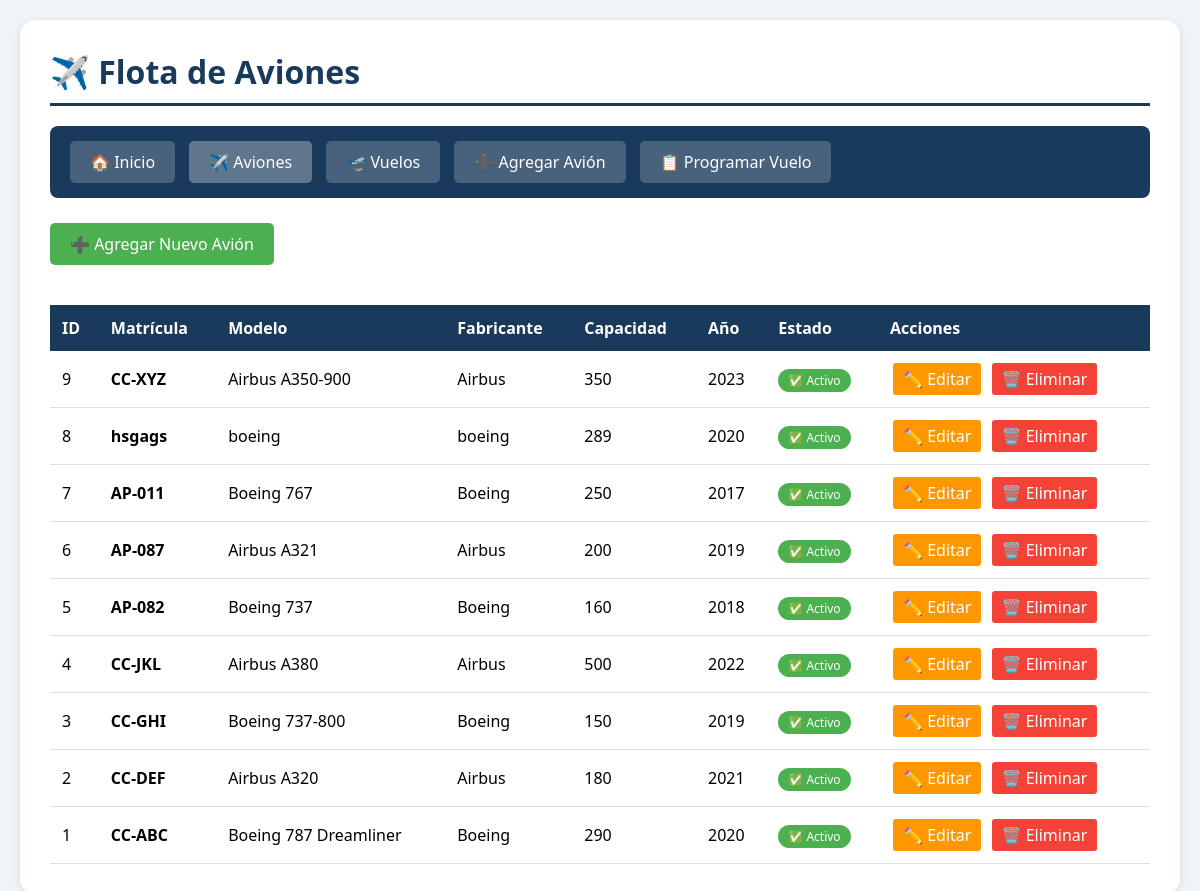
The page /aviones_list.php on the database as committed earlier.
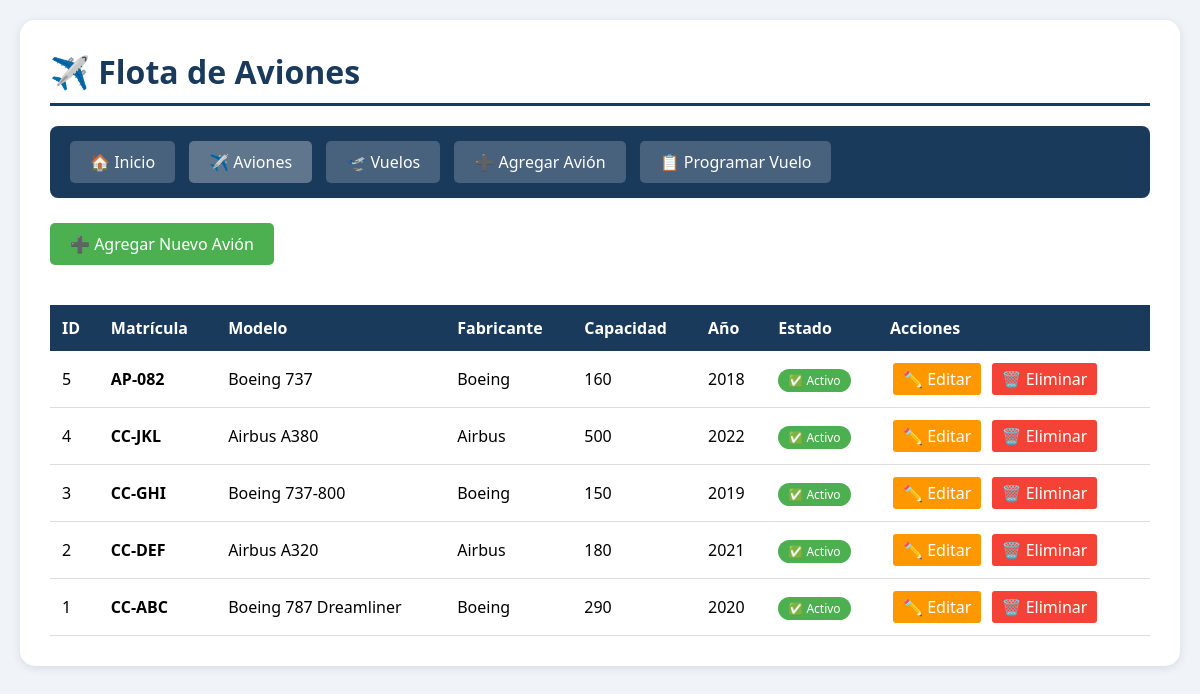
The same page on the database as committed later.
### tables this page shows
CREATE TABLE aviones (
    id INTEGER PRIMARY KEY AUTOINCREMENT,
    matricula TEXT UNIQUE NOT NULL,
    modelo TEXT NOT NULL,
    fabricante TEXT NOT NULL,
    capacidad INTEGER NOT NULL,
    año_fabricacion INTEGER,
    estado TEXT DEFAULT 'Activo',
    fecha_registro TIMESTAMP DEFAULT CURRENT_TIMESTAMP
);

### includes/db.php (called while the page is built, shortened)
<?php
class Database {
    private static $instance = null;
    private $db;
    private function __construct() {
        $this->dbPath = __DIR__ . '/../database.db';
        try {
            $this->db = new PDO('sqlite:' . $this->dbPath);
            $this->db->setAttribute(PDO::ATTR_ERRMODE, PDO::ERRMODE_EXCEPTION);
            $this->db->setAttribute(PDO::ATTR_DEFAULT_FETCH_MODE, PDO::FETCH_ASSOC);
        } catch (PDOException $e) {
            die("❌ Error de conexión: " . $e->getMessage());
        }
    }
    public static function getInstance() {
        if (self::$instance == null) {
            self::$instance = new Database();
        }
        return self::$instance;
    }
    public function getConnection() {
        return $this->db;
    }
}
?>

### includes/crud.php (called while the page is built, shortened)
<?php
require_once __DIR__ . '/db.php';
class CRUD {
    private $db;
    public function __construct() {
        $this->db = Database::getInstance()->getConnection();
    }
    public function readAllAviones() {
        try {
            $sql = "SELECT * FROM aviones ORDER BY id DESC";
            $stmt = $this->db->query($sql);
            return $stmt->fetchAll();
        } catch (PDOException $e) {
            return [];
        }
    }
}
?>

### aviones_list.php (the view, shortened to what this page needs)
<?php
require_once 'includes/crud.php';
$crud = new CRUD();
$aviones = $crud->readAllAviones();
?>
<!DOCTYPE html>
<html lang="es">
<head>
</head>
<body>
    <div class="container">
        <h1>✈️ Flota de Aviones</h1>
        <div class="navbar">
            <a href="index.php">🏠 Inicio</a>
            <a href="aviones_list.php" style="background:rgba(255,255,255,0.3);">✈️ Aviones</a>
            <a href="vuelos_list.php">🛫 Vuelos</a>
            <a href="aviones_create.php">➕ Agregar Avión</a>
            <a href="vuelos_create.php">📋 Programar Vuelo</a>
        </div>
        <a href="aviones_create.php" class="btn-agregar">➕ Agregar Nuevo Avión</a>
        <table>
            <thead>
                <tr>
                    <th>ID</th>
                    <th>Matrícula</th>
                    <th>Modelo</th>
                    <th>Fabricante</th>
                    <th>Capacidad</th>
                    <th>Año</th>
                    <th>Estado</th>
                    <th>Acciones</th>
                </tr>
            </thead>
            <tbody>
                <?php if (count($aviones) > 0): ?>
                    <?php foreach ($aviones as $avion): ?>
                        <tr>
                            <td><?= $avion['id'] ?></td>
                            <td><strong><?= htmlspecialchars($avion['matricula']) ?></strong></td>
                            <td><?= htmlspecialchars($avion['modelo']) ?></td>
                            <td><?= htmlspecialchars($avion['fabricante']) ?></td>
                            <td><?= $avion['capacidad'] ?></td>
                            <td><?= $avion['año_fabricacion'] ?></td>
                            <td>
                                <?php if ($avion['estado'] == 'Activo'): ?>
                                    <span class="status-activo">✅ Activo</span>
                                <?php elseif ($avion['estado'] == 'Mantenimiento'): ?>
                                    <span class="status-mantenimiento">🔧 Mantenimiento</span>
                                <?php else: ?>
                                    <span class="status-retirado">❌ Retirado</span>
                                <?php endif; ?>
                            </td>
                            <td class="acciones">
                                <a href="aviones_update.php?id=<?= $avion['id'] ?>" class="btn-editar">✏️ Editar</a>
                                <a href="aviones_delete.php?id=<?= $avion['id'] ?>" class="btn-eliminar" onclick="return confirm('¿Estás seguro de eliminar este avión?')">🗑️ Eliminar</a>
                            </td>
                        </tr>
                    <?php endforeach; ?>
                <?php endif; ?>
            </tbody>
        </table>
    </div>
</body>
</html>

### aviones_list.php (style rules this page uses)
* { margin: 0; padding: 0; box-sizing: border-box; }
body { font-family: 'Segoe UI', Tahoma, Geneva, Verdana, sans-serif; background: #f0f4f8; padding: 20px; }
.container { max-width: 1200px; margin: 0 auto; background: white; padding: 30px; border-radius: 15px; box-shadow: 0 2px 10px rgba(0,0,0,0.1); }
h1 { color: #1a3a5c; border-bottom: 3px solid #1a3a5c; padding-bottom: 10px; margin-bottom: 20px; }
.navbar { background: #1a3a5c; padding: 15px; border-radius: 8px; margin-bottom: 25px; }
.navbar a { color: white; text-decoration: none; padding: 10px 20px; margin: 0 5px; background: rgba(255,255,255,0.2); border-radius: 5px; display: inline-block; }
.btn-agregar { background: #4caf50; color: white; padding: 10px 20px; text-decoration: none; border-radius: 5px; display: inline-block; margin-bottom: 20px; }
table { width: 100%; border-collapse: collapse; margin-top: 20px; }
th { background: #1a3a5c; color: white; padding: 12px; text-align: left; }
td { padding: 12px; border-bottom: 1px solid #ddd; }
.acciones a { padding: 5px 10px; margin: 0 3px; border-radius: 3px; text-decoration: none; color: white; display: inline-block; }
.btn-editar { background: #ff9800; }
.btn-eliminar { background: #f44336; }
.status-activo { background: #4caf50; color: white; padding: 3px 10px; border-radius: 15px; font-size: 12px; }

Rows that differ between the two databases and show on the page:
removed aviones: id "9", matricula "CC-XYZ", modelo "Airbus A350-900", fabricante "Airbus", capacidad "350", año_fabricacion "2023", estado "✅ Activo"
removed aviones: id "8", matricula "hsgags", modelo "boeing", fabricante "boeing", capacidad "289", año_fabricacion "2020", estado "✅ Activo"
removed aviones: id "7", matricula "AP-011", modelo "Boeing 767", fabricante "Boeing", capacidad "250", año_fabricacion "2017", estado "✅ Activo"
removed aviones: id "6", matricula "AP-087", modelo "Airbus A321", fabricante "Airbus", capacidad "200", año_fabricacion "2019", estado "✅ Activo"
